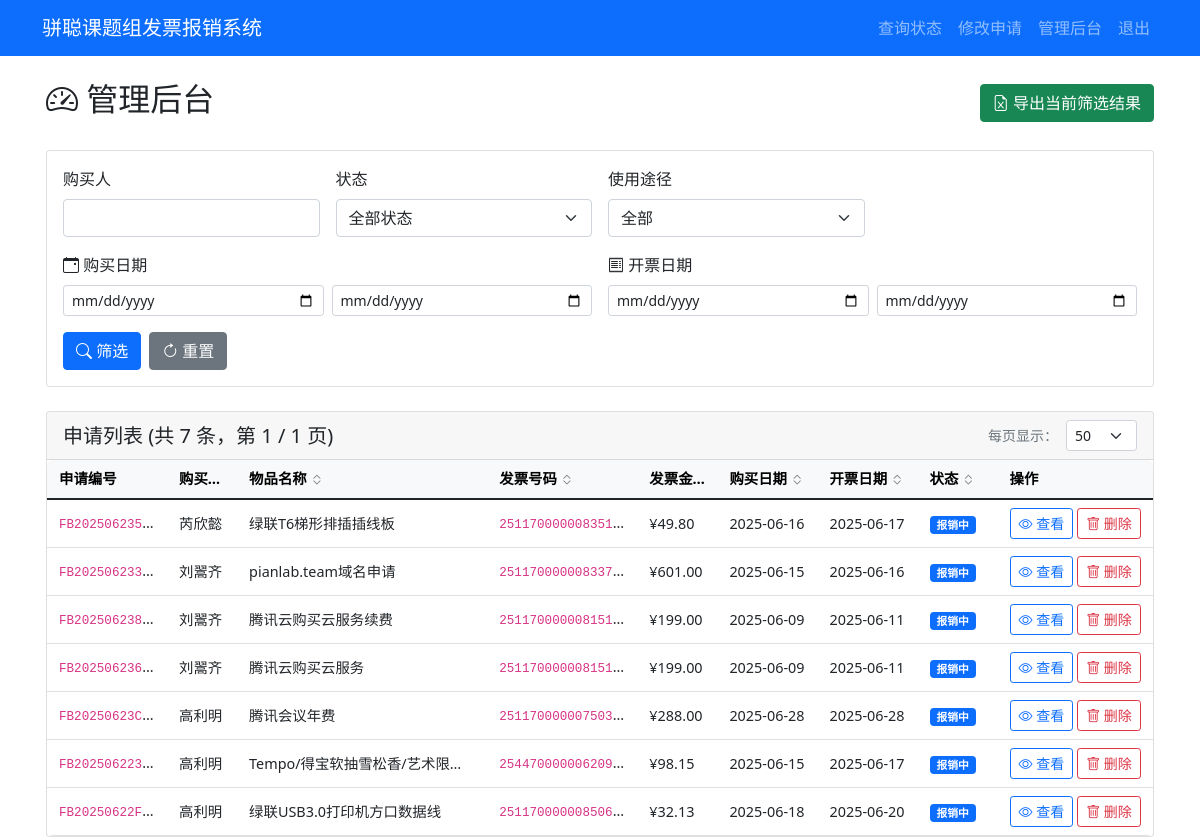
Page /admin/dashboard (signed in) on the earlier database version.
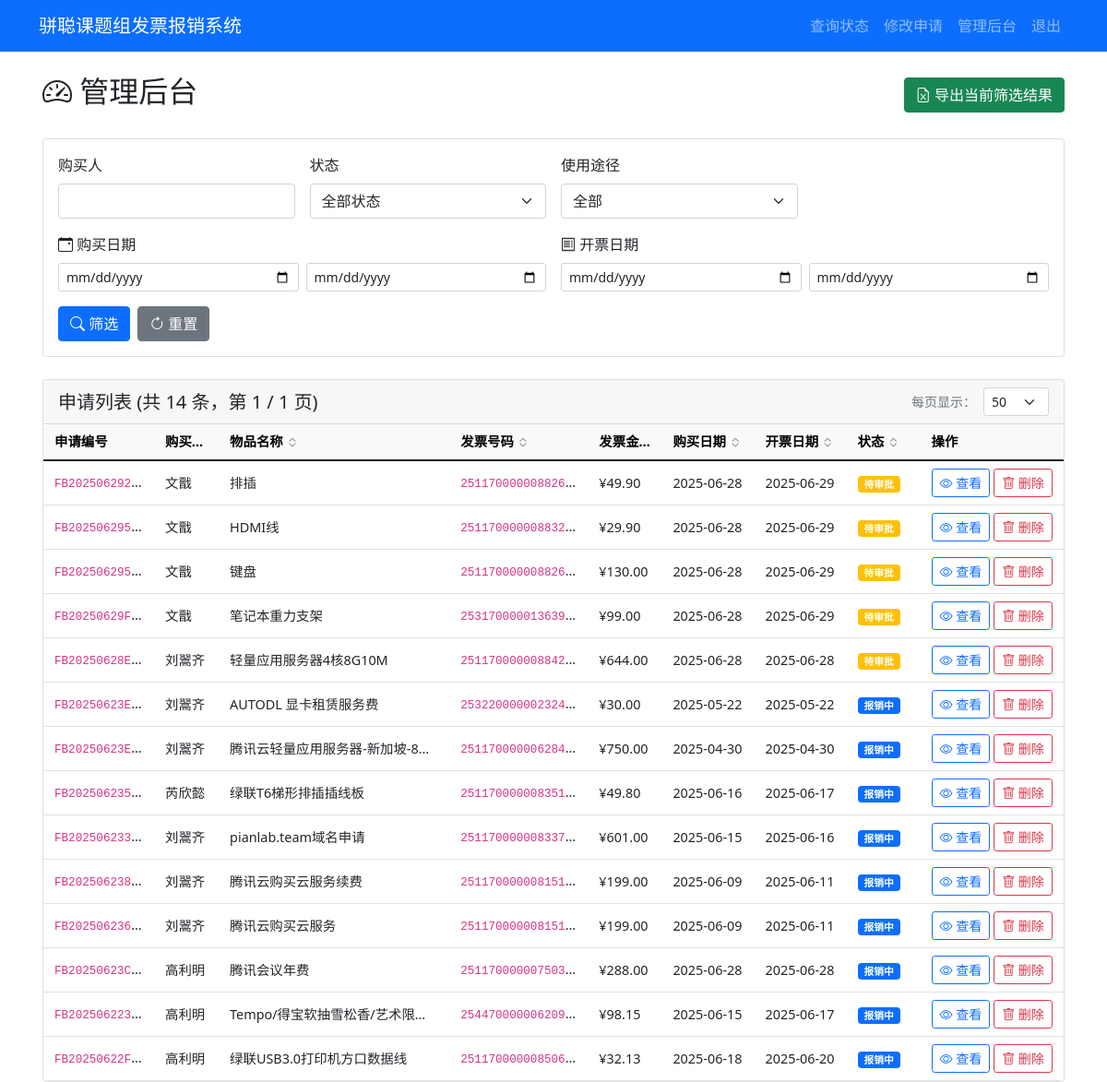
Same page on the later database version.
### tables this page shows
CREATE TABLE applications (
            id INTEGER PRIMARY KEY AUTOINCREMENT,
            app_number TEXT UNIQUE NOT NULL,
            purchaser TEXT NOT NULL,
            purchase_details TEXT,
            item_name TEXT NOT NULL,
            product_link TEXT,
            usage_type TEXT NOT NULL,
            item_type TEXT NOT NULL,
            quantity INTEGER NOT NULL,
            purchase_time DATE NOT NULL,
            invoice_number TEXT NOT NULL,
            invoice_amount REAL NOT NULL,
            invoice_date DATE NOT NULL,
            status TEXT DEFAULT '待审批',
            approval_comment TEXT,
            created_at TIMESTAMP DEFAULT CURRENT_TIMESTAMP,
            updated_at TIMESTAMP DEFAULT CURRENT_TIMESTAMP
        );

### app.py (the view)
        def wrapper(*args, **kwargs):
            user = session.get('admin_username', 'anonymous')
            details = f"操作: {operation_type}, 用户: {user}, URL: {request.url}"
            if kwargs.get('app_number'):
                details += f", 申请编号: {kwargs['app_number']}"
            elif kwargs.get('filename'):
                details += f", 文件名: {kwargs['filename']}"
            if request.method == 'POST':
                form_data = {k: '***' if k == 'password' else v for k, v in request.form.items()}
                details += f", 表单数据: {form_data}"
            if request.args:
                details += f", 查询参数: {dict(request.args)}"
            try:
                result = f(*args, **kwargs)
                app.logger.info(f"{details}, 结果: 成功")
                return result
            except Exception as e:
                app.logger.error(f"{details}, 结果: 失败, 错误: {str(e)}", exc_info=True)
                raise

### templates/admin_dashboard.html (shortened to what this page needs)
{% extends "base.html" %}
{% block content %}
<div class="container-fluid">
    <div class="d-flex justify-content-between align-items-center mb-4">
        <h2><i class="bi bi-speedometer2"></i> 管理后台</h2>
        <div>
            <a href="{{ url_for('export_excel', **request.args) }}" class="btn btn-success">
                <i class="bi bi-file-earmark-excel"></i> 导出当前筛选结果
            </a>
        </div>
    </div>
    <div class="card mb-4">
        <div class="card-body">
            <form method="get">
                <div class="row g-3 mb-3">
                    <div class="col-md-3">
                        <label for="purchaser" class="form-label">购买人</label>
                        <input type="text" class="form-control" id="purchaser" name="purchaser"
                            value="{{ request.args.get('purchaser', '') }}">
                    </div>
                    <div class="col-md-3">
                        <label for="status" class="form-label">状态</label>
                        <select class="form-select" id="status" name="status">
                            <option value="">全部状态</option>
                        </select>
                    </div>
                    <div class="col-md-3">
                        <label for="usage" class="form-label">使用途径</label>
                        <select class="form-select" id="usage" name="usage">
                            <option value="">全部</option>
                        </select>
                    </div>
                </div>
                <div class="row g-3 mb-3">
                    <div class="col-md-6">
                        <label class="form-label"><i class="bi bi-calendar-event"></i> 购买日期</label>
                        <div class="row g-2">
                            <div class="col-6">
                                <input type="date" class="form-control form-control-sm" name="purchase_date_start"
                                    value="{{ request.args.get('purchase_date_start', '') }}" placeholder="开始日期">
                            </div>
                            <div class="col-6">
                                <input type="date" class="form-control form-control-sm" name="purchase_date_end"
                                    value="{{ request.args.get('purchase_date_end', '') }}" placeholder="结束日期">
                            </div>
                        </div>
                    </div>
                    <div class="col-md-6">
                        <label class="form-label"><i class="bi bi-receipt"></i> 开票日期</label>
                        <div class="row g-2">
                            <div class="col-6">
                                <input type="date" class="form-control form-control-sm" name="invoice_date_start"
                                    value="{{ request.args.get('invoice_date_start', '') }}" placeholder="开始日期">
                            </div>
                            <div class="col-6">
                                <input type="date" class="form-control form-control-sm" name="invoice_date_end"
                                    value="{{ request.args.get('invoice_date_end', '') }}" placeholder="结束日期">
                            </div>
                        </div>
                    </div>
                </div>
                <div class="d-flex gap-2">
                    <button type="submit" class="btn btn-primary">
                        <i class="bi bi-search"></i> 筛选
                    </button>
                    <a href="{{ url_for('admin_dashboard') }}" class="btn btn-secondary">
                        <i class="bi bi-arrow-clockwise"></i> 重置
                    </a>
                </div>
            </form>
        </div>
    </div>
    <div class="card">
        <div class="card-header d-flex justify-content-between align-items-center">
            <h5 class="mb-0">申请列表 (共 {{ total_count }} 条，第 {{ page }} / {{ total_pages }} 页)</h5>
            <div class="d-flex align-items-center gap-2">
                <small class="text-muted">每页显示：</small>
                <select class="form-select form-select-sm" style="width: auto;" onchange="changePerPage(this.value)">
                    <option value="50" {% if per_page==50 %}selected{% endif %}>50</option>
                </select>
            </div>
        </div>
        <div class="table-responsive">
            <table class="table table-hover table-auto mb-0">
                <thead class="table-light">
                    <tr>
                        <th class="col-app-number">申请编号</th>
                        <th class="sortable col-purchaser" data-sort="purchaser">
                            购买人
                            <i class="bi bi-chevron-expand sort-icon"></i>
                        </th>
                        <th class="sortable col-item-name" data-sort="item_name">
                            物品名称
                            <i class="bi bi-chevron-expand sort-icon"></i>
                        </th>
                        <th class="sortable col-invoice-number" data-sort="invoice_number">
                            发票号码
                            <i class="bi bi-chevron-expand sort-icon"></i>
                        </th>
                        <th class="sortable col-amount" data-sort="invoice_amount">
                            发票金额
                            <i class="bi bi-chevron-expand sort-icon"></i>
                        </th>
                        <th class="sortable col-date" data-sort="purchase_time">
                            购买日期
                            <i class="bi bi-chevron-expand sort-icon"></i>
                        </th>
                        <th class="sortable col-date" data-sort="invoice_date">
                            开票日期
                            <i class="bi bi-chevron-expand sort-icon"></i>
                        </th>
                        <th class="sortable col-status" data-sort="status">
                            状态
                            <i class="bi bi-chevron-expand sort-icon"></i>
                        </th>
                        <th class="col-actions">操作</th>
                    </tr>
                </thead>
                <tbody>
                    {% for app in applications %}
                    <tr>
                        <td class="col-app-number" title="{{ app[1] }}"><code>{{ app[1] }}</code></td>
                        <td class="col-purchaser" title="{{ app[2] }}">{{ app[2] }}</td>
                        <td class="col-item-name" title="{{ app[4] }}">{{ app[4] }}</td>
                        <td class="col-invoice-number" title="{{ app[10] }}"><code>{{ app[10] }}</code></td>
                        <td class="col-amount">¥{{ "%.2f"|format(app[11]) }}</td>
                        <td class="col-date">{{ app[9] }}</td>
                        <td class="col-date">{{ app[12] }}</td>
                        <td class="col-status">
                            {% if app[13] == '待审批' %}
                            <span class="badge bg-warning">{{ app[13] }}</span>
                            {% elif app[13] == '报销中' %}
                            <span class="badge bg-primary">{{ app[13] }}</span>
                            {% elif app[13] == '已报销' %}
                            <span class="badge bg-success">{{ app[13] }}</span>
                            {% elif app[13] == '驳回' %}
                            <span class="badge bg-danger">{{ app[13] }}</span>
                            {% endif %}
                        </td>
                        <td class="col-actions">
                            <div class="d-flex gap-1">
                                <a href="{{ url_for('admin_application_detail', app_number=app[1]) }}"
                                    class="btn btn-sm btn-outline-primary">
                                    <i class="bi bi-eye"></i> 查看
                                </a>
                                <button type="button" class="btn btn-sm btn-outline-danger"
                                    onclick="confirmDelete('{{ app[1] }}', '{{ app[2] }}', '{{ app[4] }}')">
                                    <i class="bi bi-trash"></i> 删除
                                </button>
                            </div>
                        </td>
                    </tr>
                    {% else %}
                    <tr>
                        <td colspan="9" class="text-center text-muted py-4">暂无申请记录</td>
                    </tr>
                    {% endfor %}
                </tbody>
            </table>
        </div>
    </div>
</div>
{% endblock %}

### templates/base.html (shortened to what this page needs)
<!DOCTYPE html>
<html lang="zh-CN">
<head>
    <link href="https://cdn.jsdelivr.net/npm/bootstrap@5.1.3/dist/css/bootstrap.min.css" rel="stylesheet">
    <link href="https://cdn.jsdelivr.net/npm/bootstrap-icons@1.7.2/font/bootstrap-icons.css" rel="stylesheet">
</head>
<body>
    <nav class="navbar navbar-expand-lg navbar-dark bg-primary">
        <div class="container">
            <a class="navbar-brand" href="{{ url_for('index') }}">骈聪课题组发票报销系统</a>
            <div class="navbar-nav ms-auto">
                <a class="nav-link" href="{{ url_for('query_status') }}">查询状态</a>
                <a class="nav-link" href="{{ url_for('edit_application_page') }}">修改申请</a>
                {% if session.admin_logged_in %}
                <a class="nav-link" href="{{ url_for('admin_dashboard') }}">管理后台</a>
                <a class="nav-link" href="{{ url_for('admin_logout') }}">退出</a>
                {% else %}
                <a class="nav-link" href="{{ url_for('admin_login') }}">管理员登录</a>
                {% endif %}
            </div>
        </div>
    </nav>
        {% block content %}{% endblock %}
</body>
</html>

### templates/admin_dashboard.html (style rules this page uses)
.sortable { cursor: pointer; user-select: none; }
.sort-icon { font-size: 0.8rem; opacity: 0.5; }
.table-responsive { overflow-x: auto; border-radius: 0.375rem; }
.table-auto { table-layout: auto; white-space: nowrap; margin-bottom: 0; font-size: 0.9rem; }
.table-auto td, .table-auto th { white-space: nowrap; overflow: hidden; text-overflow: ellipsis; max-width: 0; padding: 0.5rem 0.75rem; vertical-align: middle; }
.table-auto .col-app-number { min-width: 100px; max-width: 120px; }
.table-auto .col-purchaser { min-width: 30px; max-width: 70px; }
.table-auto .col-item-name { min-width: 150px; max-width: 250px; }
.table-auto .col-invoice-number { min-width: 100px; max-width: 150px; }
.table-auto .col-amount { min-width: 50px; max-width: 80px; }
.table-auto .col-date { min-width: 100px; max-width: 110px; }
.table-auto .col-status { min-width: 80px; max-width: 90px; }
.table-auto .col-actions { min-width: 140px; max-width: 160px; white-space: normal; }
.container-fluid { max-width: 95%; padding-left: 1rem; padding-right: 1rem; }

Differences in the rows shown:
added applications: app_number "FB202506292…", purchaser "文戬", item_name "排插", invoice_number "251170000008826…", invoice_amount "49.90", purchase_time "2025-06-28", invoice_date "2025-06-29", status "待审批"
added applications: app_number "FB202506295…", purchaser "文戬", item_name "HDMI线", invoice_number "251170000008832…", invoice_amount "29.90", purchase_time "2025-06-28", invoice_date "2025-06-29", status "待审批"
added applications: app_number "FB202506295…", purchaser "文戬", item_name "键盘", invoice_number "251170000008826…", invoice_amount "130.00", purchase_time "2025-06-28", invoice_date "2025-06-29", status "待审批"
added applications: app_number "FB20250629F…", purchaser "文戬", item_name "笔记本重力支架", invoice_number "253170000013639…", invoice_amount "99.00", purchase_time "2025-06-28", invoice_date "2025-06-29", status "待审批"
added applications: app_number "FB20250628E…", purchaser "刘翯齐", item_name "轻量应用服务器4核8G10M", invoice_number "251170000008842…", invoice_amount "644.00", purchase_time "2025-06-28", invoice_date "2025-06-28", status "待审批"
added applications: app_number "FB20250623E…", purchaser "刘翯齐", item_name "AUTODL 显卡租赁服务费", invoice_number "253220000002324…", invoice_amount "30.00", purchase_time "2025-05-22", invoice_date "2025-05-22", status "报销中"
added applications: app_number "FB20250623E…", purchaser "刘翯齐", item_name "腾讯云轻量应用服务器-新加坡-8…", invoice_number "251170000006284…", invoice_amount "750.00", purchase_time "2025-04-30", invoice_date "2025-04-30", status "报销中"
Other differences:
{{ total_count }}: "7" → "14"
